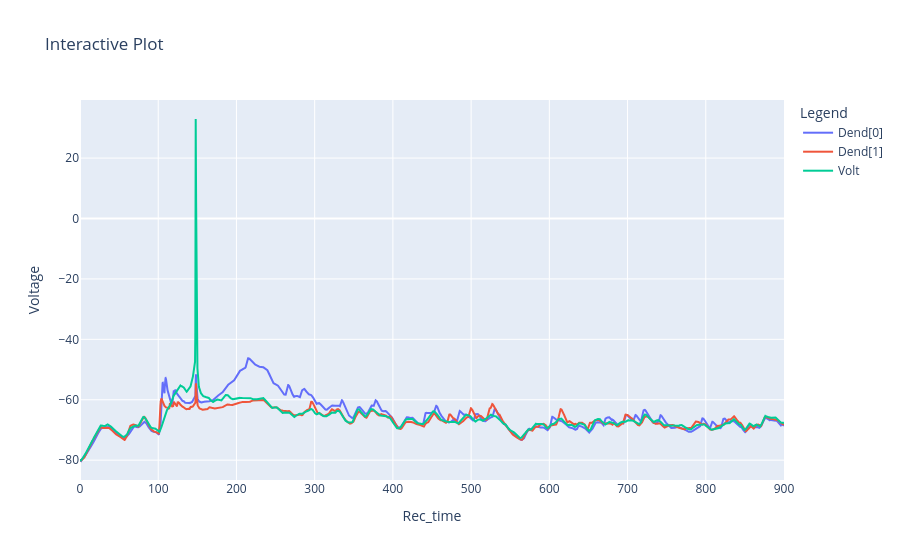

Notebook source saved alongside this figure:
### Code cell
import plotly.graph_objects as go

fig = go.Figure()

fig.add_trace(go.Scatter(x=Rec_time[0], y=Rec_Volt_Dend[0][0], mode='lines', name='Dend[0]'))
fig.add_trace(go.Scatter(x=Rec_time[0], y=Rec_Volt_Dend[0][1], mode='lines', name='Dend[1]'))
fig.add_trace(go.Scatter(x=Rec_time[0], y=Rec_Volt[0], mode='lines', name='Volt'))

fig.update_layout(
    title="Interactive Plot",
    xaxis_title="Rec_time",
    yaxis_title="Voltage",
    legend_title="Legend"
)

fig.show()

### Figure 1 — Plotly figure (JSON) as saved in the notebook; plotly's stock layout.template omitted (floating-point values rounded to 4 significant figures; data arrays with more than 128 entries replaced by an {"elided": "..."} marker saying what was removed)
{"data": [{"mode": "lines", "name": "Dend[0]", "type": "scatter", "x": {"elided": "36001 float values"}, "y": {"elided": "36001 float values"}}, {"mode": "lines", "name": "Dend[1]", "type": "scatter", "x": {"elided": "36001 float values"}, "y": {"elided": "36001 float values"}}, {"mode": "lines", "name": "Volt", "type": "scatter", "x": {"elided": "36001 float values"}, "y": {"elided": "36001 float values"}}], "layout": {"autosize": true, "legend": {"title": {"text": "Legend"}}, "title": {"text": "Interactive Plot"}, "xaxis": {"autorange": true, "range": [0, 900.0], "title": {"text": "Rec_time"}, "type": "linear"}, "yaxis": {"autorange": true, "range": [-86.56, 39.23], "title": {"text": "Voltage"}, "type": "linear"}}}
